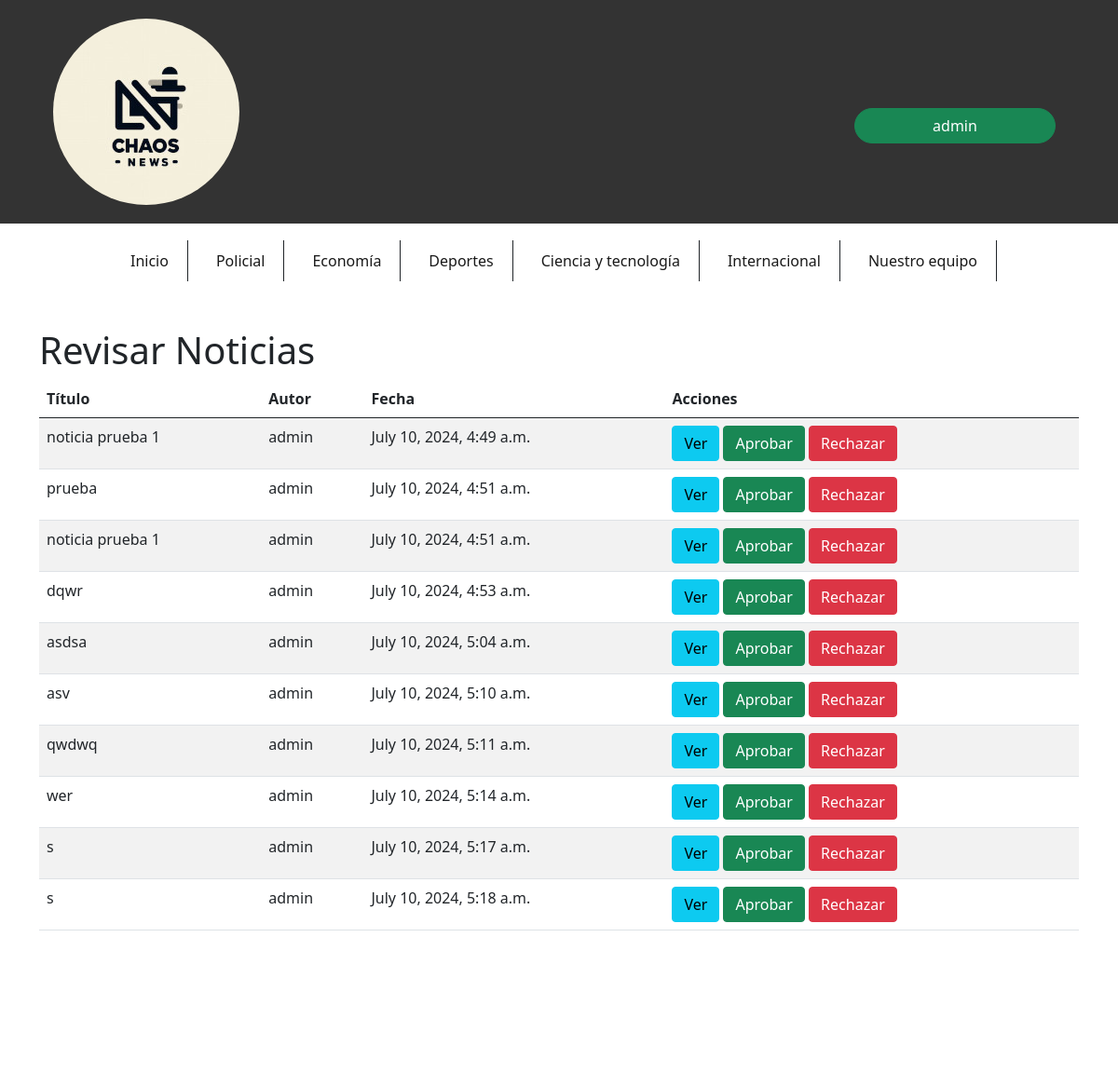
/subir_noticias/revisar/ (signed in), run on the app's committed database.
### subir_noticias/models.py (models this page shows)
class Noticia(models.Model):
    CATEGORIAS = [
        ('----', '---'),
        ('policial', 'Policial'),
        ('economia', 'Economía'),
        ('deportes', 'Deportes'),
        ('ciencia_tecnologia', 'Ciencia y Tecnología'),
        ('internacional', 'Internacional'),
    ]
    titulo = models.CharField(max_length=200)
    contenido = models.TextField()
    ubicacion = models.CharField(max_length=100)
    categoria = models.CharField(max_length=50)
    autor = models.ForeignKey(User, on_delete=models.CASCADE)
    fecha_publicacion = models.DateTimeField(auto_now_add=True)
    aprobada = models.BooleanField(default=False)
    rechazada = models.BooleanField(default=False)
    motivo_rechazo = models.TextField(blank=True, null=True)

### subir_noticias/views.py (the view)
# urls.py: path('revisar/', views.revisar_noticias, name='revisar_noticias'),
@user_passes_test(lambda u: u.is_staff)
def revisar_noticias(request):
    noticias = Noticia.objects.filter(aprobada=False, rechazada=False)
    return render(request, 'subir_noticias/revisar_noticias.html', {'noticias': noticias})

### subir_noticias/templates/subir_noticias/revisar_noticias.html (shortened to what this page needs)
{% load static %}
<!DOCTYPE html>
<html lang="en">
<head>
    <link rel="stylesheet" href="{% static 'css/estiloCenter.css' %}">
    <link rel="stylesheet" href="{% static 'css/estiloindex.css' %}">
    <link href="https://cdn.jsdelivr.net/npm/bootstrap@5.0.2/dist/css/bootstrap.min.css" rel="stylesheet">
</head>
<body>
    <header class="container-fluid">
        <article class="row align-items-center">
            <section id="logo" class="col-9 col-sm text-center text-lg-start">
                <a href="{% url 'index' %}">
                    <img src="{% static 'img/Logo.jpg' %}" alt="Logo" id="imgLogo" class="img-fluid">
                </a>
            </section>
            <section id="log_in" class="col-3 col-sm mt-auto">
                <div id="divUsuario">
                    <button type="button" id="boton" class="btn btn-success rounded-pill">
                        {{ user }}
                    </button>
                </div>
            </section>
        </article>
    </header>
    <nav class="navbar navbar-expand-lg navbar-light" style="background-color: #ffffff;">
        <div class="container-md">
            <div class="collapse navbar-collapse" id="navbarCollapse">
                <ul id="nav" class="navbar-nav mb-2 mn-lg-0 mx-auto">
                    <li class="border-end border-dark nav-item navbar-text">
                        <a href="{% url 'index' %}" class="text-decoration-none">Inicio</a>
                    </li>
                    <li class="border-end border-dark nav-item navbar-text"><a href="#" class="text-decoration-none">Policial</a></li>
                    <li class="border-end border-dark nav-item navbar-text"><a href="#" class="text-decoration-none">Economía</a></li>
                    <li class="border-end border-dark nav-item navbar-text"><a href="#" class="text-decoration-none">Deportes</a></li>
                    <li class="border-end border-dark nav-item navbar-text"><a href="{% url 'noticias_ciencia_tecnologia' %}" class="text-decoration-none">Ciencia y tecnología</a></li>
                    <li class="border-end border-dark nav-item navbar-text"><a href="{% url 'noticias_internacionales' %}" class="text-decoration-none">Internacional</a></li>
                    <li class="border-end border-dark nav-item navbar-text"><a href="{% url 'periodistas' %}" class="text-decoration-none">Nuestro equipo</a></li>
                </ul>
            </div>
        </div>
    </nav>
    <main class="container mt-4">
        <h1>Revisar Noticias</h1>
        <table class="table table-striped">
            <thead>
                <tr>
                    <th>Título</th>
                    <th>Autor</th>
                    <th>Fecha</th>
                    <th>Acciones</th>
                </tr>
            </thead>
            <tbody>
                {% for noticia in noticias %}
                    <tr>
                        <td>{{ noticia.titulo }}</td>
                        <td>{{ noticia.autor.username }}</td>
                        <td>{{ noticia.fecha_publicacion }}</td>
                        <td>
                            <a href="{% url 'ver_noticia' noticia.id %}" class="btn btn-info">Ver</a>
                            <a href="{% url 'aprobar_noticia' noticia.id %}" class="btn btn-success">Aprobar</a>
                            <a href="{% url 'rechazar_noticia' noticia.id %}" class="btn btn-danger">Rechazar</a>
                        </td>
                    </tr>
                {% endfor %}
            </tbody>
        </table>
    </main>
</body>
</html>

### data on the page
Noticia: titulo "noticia prueba 1", autor.username "admin", fecha_publicacion "July 10, 2024, 4:49 a.m."
Noticia: titulo "prueba", autor.username "admin", fecha_publicacion "July 10, 2024, 4:51 a.m."
Noticia: titulo "noticia prueba 1", autor.username "admin", fecha_publicacion "July 10, 2024, 4:51 a.m."
Noticia: titulo "dqwr", autor.username "admin", fecha_publicacion "July 10, 2024, 4:53 a.m."
Noticia: titulo "asdsa", autor.username "admin", fecha_publicacion "July 10, 2024, 5:04 a.m."
Noticia: titulo "asv", autor.username "admin", fecha_publicacion "July 10, 2024, 5:10 a.m."
Noticia: titulo "qwdwq", autor.username "admin", fecha_publicacion "July 10, 2024, 5:11 a.m."
Noticia: titulo "wer", autor.username "admin", fecha_publicacion "July 10, 2024, 5:14 a.m."
Noticia: titulo "s", autor.username "admin", fecha_publicacion "July 10, 2024, 5:17 a.m."
Noticia: titulo "s", autor.username "admin", fecha_publicacion "July 10, 2024, 5:18 a.m."

### other printed values
{{ user }} "admin"
